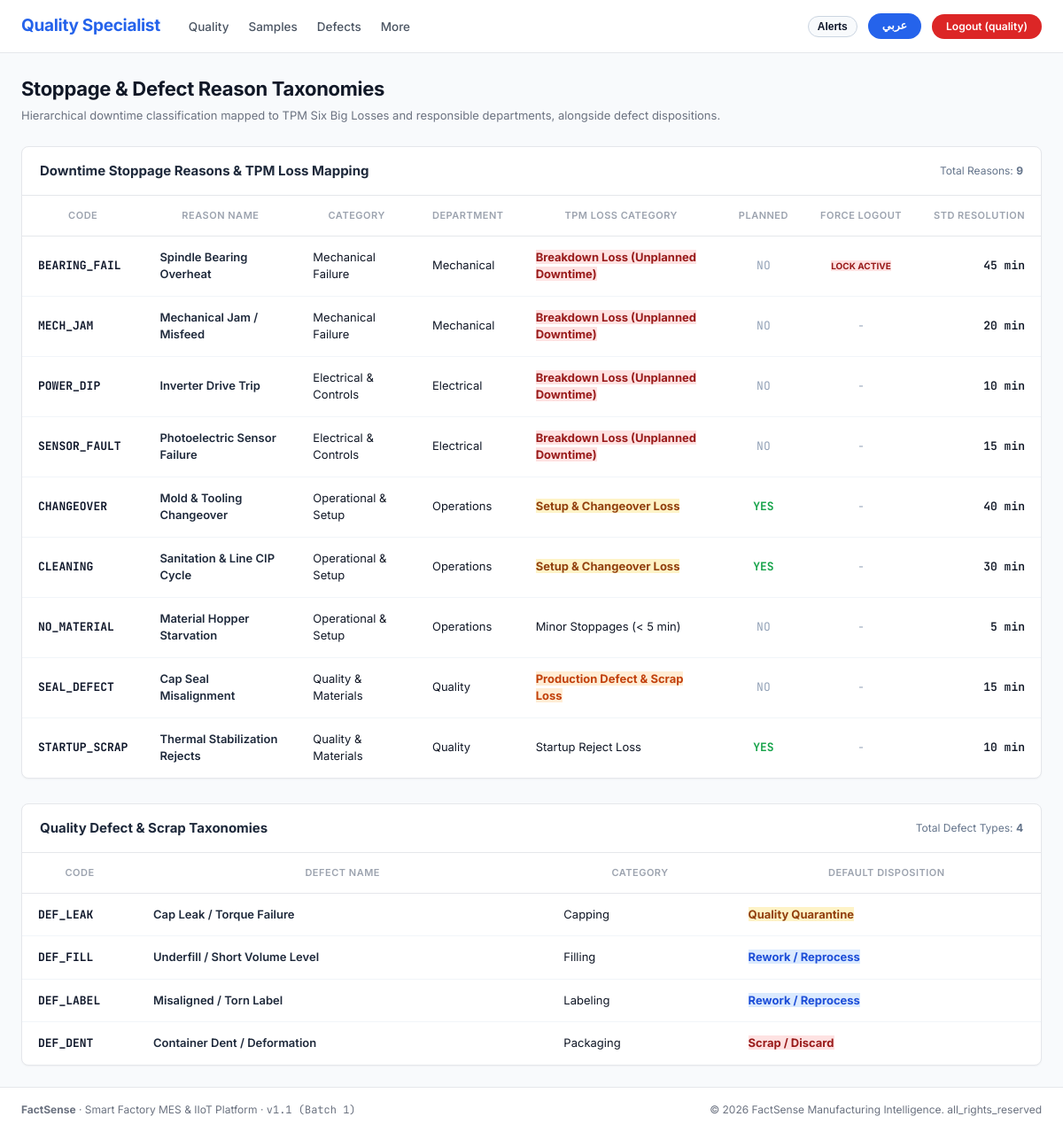
Page /masterdata/reasons/ (signed in) on the committed database.
### apps/accounts/models.py (models this page shows, shortened)
class Role(models.Model):
    code = models.CharField(max_length=50, unique=True, help_text="Canonical role slug")
    name = models.CharField(max_length=100, help_text="English title")
    name_ar = models.CharField(max_length=100, help_text="Arabic title")
    default_landing = models.CharField(max_length=100, help_text="Default URL landing path")
    description = models.TextField(blank=True)
    sequence = models.PositiveIntegerField(default=0)
    class Meta:
        ordering = ['sequence', 'code']

### apps/masterdata/models.py (models this page shows, shortened)
class StoppageReason(models.Model):
    id = models.UUIDField(primary_key=True, default=uuid.uuid4, editable=False)
    category = models.ForeignKey(ReasonCategory, on_delete=models.CASCADE, related_name='reasons')
    code = models.CharField(max_length=50, unique=True)
    name = models.CharField(max_length=150)
    name_ar = models.CharField(max_length=150, blank=True)
    tpm_loss_type = models.CharField(
        max_length=50,
        default='AVAILABILITY_BREAKDOWN',
        choices=[
            ('AVAILABILITY_BREAKDOWN', 'Breakdown Loss (Unplanned Downtime)'),
            ('AVAILABILITY_CHANGEOVER', 'Setup & Changeover Loss'),
            ('PERFORMANCE_MINOR_STOP', 'Minor Stoppages (< 5 min)'),
            ('PERFORMANCE_SPEED_LOSS', 'Reduced Speed Loss'),
            ('QUALITY_DEFECTS', 'Production Defect & Scrap Loss'),
            ('QUALITY_STARTUP_SCRAP', 'Startup Reject Loss'),
        ]
    )
    is_planned = models.BooleanField(default=False)
    force_logout = models.BooleanField(default=False, help_text='Force logout operator session during active lock')
    standard_resolution_min = models.PositiveIntegerField(default=15)
    class Meta:
        ordering = ['category__sequence', 'code']

class ReasonCategory(models.Model):
    id = models.UUIDField(primary_key=True, default=uuid.uuid4, editable=False)
    name = models.CharField(max_length=100)
    name_ar = models.CharField(max_length=100, blank=True)
    department = models.CharField(
        max_length=50,
        default='OPERATIONS',
        choices=[
            ('MECHANICAL', 'Mechanical'),
            ('ELECTRICAL', 'Electrical'),
            ('OPERATIONS', 'Operations'),
            ('QUALITY', 'Quality'),
            ('SUPPLY_CHAIN', 'Supply Chain'),
            ('SAFETY', 'Safety'),
            ('UTILITIES', 'Utilities'),
        ]
    )
    sequence = models.PositiveIntegerField(default=1)
    class Meta:
        verbose_name_plural = 'Reason Categories'
        ordering = ['sequence', 'name']

class DefectReason(models.Model):
    id = models.UUIDField(primary_key=True, default=uuid.uuid4, editable=False)
    code = models.CharField(max_length=50, unique=True)
    name = models.CharField(max_length=150)
    name_ar = models.CharField(max_length=150, blank=True)
    category = models.CharField(max_length=100, default='Packaging')
    default_disposition = models.CharField(
        max_length=20,
        default='SCRAP',
        choices=[
            ('SCRAP', 'Scrap / Discard'),
            ('REWORK', 'Rework / Reprocess'),
            ('QUARANTINE', 'Quality Quarantine'),
        ]
    )
    class Meta:
        ordering = ['code']

### apps/masterdata/views.py (the view)
# urls.py: path('reasons/', views.reasons_taxonomies_view, name='reasons_taxonomies'),
@role_required('planner', 'admin', 'quality', 'supervisor', 'maintenance')
def reasons_taxonomies_view(request):
    categories = ReasonCategory.objects.prefetch_related('reasons').all().order_by('sequence')
    stoppage_reasons = StoppageReason.objects.select_related('category').all().order_by('category__sequence', 'code')
    defect_reasons = DefectReason.objects.all().order_by('category', 'code')
    can_edit = request.active_role in ['planner', 'admin']
    context = {
        'categories': categories,
        'stoppage_reasons': stoppage_reasons,
        'defect_reasons': defect_reasons,
        'can_edit': can_edit,
    }
    return render(request, 'masterdata/reasons.html', context)

### templates/masterdata/reasons.html (shortened to what this page needs)
{% extends 'base.html' %}
{% load static i18n %}
{% block content %}
<div class="fs-content-container">
  <div class="fs-page-header">
    <div>
      <h1 class="fs-page-title">
        {% if is_rtl %}تصنيف أسباب التوقفات والعيوب الصناعية{% else %}Stoppage & Defect Reason Taxonomies{% endif %}
      </h1>
      <p class="fs-page-subtitle">
        {% if is_rtl %}
          تصنيف هرمي لأعطال الماكينات مرتبط بخسائر TPM الست الكبرى والمسؤولية الإدارية، وتصنيف عيوب الجودة وخيارات التصرف.
        {% else %}
          Hierarchical downtime classification mapped to TPM Six Big Losses and responsible departments, alongside defect dispositions.
        {% endif %}
      </p>
    </div>
  </div>
  <div class="fs-table-card" style="margin-bottom: 28px;">
    <div style="padding: 16px 20px; border-bottom: 1px solid #E5E7EB; display: flex; justify-content: space-between; align-items: center;">
      <h2 style="font-size: 15px; font-weight: 700; color: #1E293B;">
        {% if is_rtl %}دليل أسباب التوقفات ومطابقة خسائر TPM{% else %}Downtime Stoppage Reasons & TPM Loss Mapping{% endif %}
      </h2>
      <span style="font-size: 12px; color: #64748B;">Total Reasons: <strong>{{ stoppage_reasons.count }}</strong></span>
    </div>
    <div style="overflow-x: auto;">
      <table class="fs-table">
        <thead>
          <tr>
            <th style="width: 120px;">CODE</th>
            <th>REASON NAME</th>
            <th>CATEGORY</th>
            <th>DEPARTMENT</th>
            <th>TPM LOSS CATEGORY</th>
            <th style="text-align: center;">PLANNED</th>
            <th style="text-align: center;">FORCE LOGOUT</th>
            <th style="text-align: right;">STD RESOLUTION</th>
          </tr>
        </thead>
        <tbody>
          {% for r in stoppage_reasons %}
            <tr>
              <td class="font-mono" style="font-weight: 700; color: #0F172A;">{{ r.code }}</td>
              <td>
                <div style="font-weight: 600; color: #1E293B;">
                  {% if is_rtl and r.name_ar %}{{ r.name_ar }}{% else %}{{ r.name }}{% endif %}
                </div>
              </td>
              <td>
                <span class="fs-process-badge">{{ r.category.name }}</span>
              </td>
              <td>
                <span class="fs-role-tag">{{ r.category.get_department_display }}</span>
              </td>
              <td>
                <span class="fs-role-tag" style="{% if 'BREAKDOWN' in r.tpm_loss_type %}background: #FEE2E2; color: #991B1B; font-weight: 700;{% elif 'CHANGEOVER' in r.tpm_loss_type %}background: #FEF3C7; color: #92400E; font-weight: 700;{% elif 'DEFECT' in r.tpm_loss_type %}background: #FFEDD5; color: #C2410C; font-weight: 700;{% endif %}">
                  {{ r.get_tpm_loss_type_display }}
                </span>
              </td>
              <td style="text-align: center;">
                {% if r.is_planned %}
                  <span class="font-mono" style="font-weight: 700; color: #16A34A;">YES</span>
                {% else %}
                  <span class="font-mono" style="color: #94A3B8;">NO</span>
                {% endif %}
              </td>
              <td style="text-align: center;">
                {% if r.force_logout %}
                  <span class="fs-role-tag" style="background: #FEE2E2; color: #991B1B; font-weight: 700; font-size: 10px;">
                    LOCK ACTIVE
                  </span>
                {% else %}
                  <span style="color: #94A3B8;">-</span>
                {% endif %}
              </td>
              <td class="font-mono" style="text-align: right; font-weight: 600;">
                {{ r.standard_resolution_min }} min
              </td>
            </tr>
          {% empty %}
            <tr>
              <td colspan="8" style="text-align: center; padding: 36px; color: #64748B;">
                No stoppage reasons registered. Click "Add Stoppage Reason" to seed taxonomy.
              </td>
            </tr>
          {% endfor %}
        </tbody>
      </table>
    </div>
  </div>
  <div class="fs-table-card">
    <div style="padding: 16px 20px; border-bottom: 1px solid #E5E7EB; display: flex; justify-content: space-between; align-items: center;">
      <h2 style="font-size: 15px; font-weight: 700; color: #1E293B;">
        {% if is_rtl %}تصنيف عيوب الجودة والهالك{% else %}Quality Defect & Scrap Taxonomies{% endif %}
      </h2>
      <span style="font-size: 12px; color: #64748B;">Total Defect Types: <strong>{{ defect_reasons.count }}</strong></span>
    </div>
    <div style="overflow-x: auto;">
      <table class="fs-table">
        <thead>
          <tr>
            <th style="width: 130px;">CODE</th>
            <th>DEFECT NAME</th>
            <th>CATEGORY</th>
            <th>DEFAULT DISPOSITION</th>
          </tr>
        </thead>
        <tbody>
          {% for d in defect_reasons %}
            <tr>
              <td class="font-mono" style="font-weight: 700; color: #0F172A;">{{ d.code }}</td>
              <td>
                <div style="font-weight: 600; color: #1E293B;">
                  {% if is_rtl and d.name_ar %}{{ d.name_ar }}{% else %}{{ d.name }}{% endif %}
                </div>
              </td>
              <td><span class="fs-process-badge">{{ d.category }}</span></td>
              <td>
                <span class="fs-role-tag" style="{% if d.default_disposition == 'SCRAP' %}background: #FEE2E2; color: #991B1B; font-weight: 700;{% elif d.default_disposition == 'QUARANTINE' %}background: #FEF3C7; color: #92400E; font-weight: 700;{% else %}background: #DBEAFE; color: #1D4ED8; font-weight: 700;{% endif %}">
                  {{ d.get_default_disposition_display }}
                </span>
              </td>
            </tr>
          {% empty %}
            <tr>
              <td colspan="4" style="text-align: center; padding: 36px; color: #64748B;">
                No defect reasons configured. Click "Add Defect Reason" above.
              </td>
            </tr>
          {% endfor %}
        </tbody>
      </table>
    </div>
  </div>
</div>
{% endblock %}

### templates/components/navbar.html (shortened to what this page needs)
{% load static i18n %}
<header class="fs-navbar">
  <div class="fs-navbar-container">
    <div class="fs-navbar-left">
      <a href="{% url 'role_landing' %}" class="fs-brand-title">
        {% if active_role == 'planner' or active_role == 'admin' %}
          Master
        {% elif is_rtl and active_role_obj.name_ar %}
          {{ active_role_obj.name_ar }}
        {% else %}
          {{ active_role_obj.name|default:'FactSense' }}
        {% endif %}
      </a>
      <nav aria-label="Main Navigation">
        <ul class="fs-nav-links">
          {% if nav %}
            {% for item in nav.primary %}
              <li>
                <a href="{{ item.url }}" class="fs-nav-link {% if item.is_active %}active{% endif %}">
                  {{ item.label }}
                </a>
              </li>
            {% endfor %}
            {% if nav.has_more %}
              <li class="fs-dropdown">
                <a href="javascript:void(0)" class="fs-nav-link">
                  {% trans "More" %}
                </a>
              </li>
            {% endif %}
          {% endif %}
        </ul>
      </nav>
    </div>
    <div class="fs-navbar-right">
      {% if request.user.is_authenticated %}
        <button type="button" class="fs-pill-lang" onclick="toggleNotificationDrawer()" title="{% trans 'Real-Time Alerts Drawer' %}" style="background-color: #F8FAFC; color: #0F172A; border: 1px solid #CBD5E1; cursor: pointer; display: inline-flex; align-items: center; gap: 6px; padding: 4px 10px;">
          <span style="font-weight: 700; font-size: 12px;">{% trans "Alerts" %}</span>
        </button>
      {% endif %}
      {% if lang == 'ar' %}
        <a href="{% url 'set_language' %}?lang=en" class="fs-pill-lang" title="Switch to English">
          EN
        </a>
      {% else %}
        <a href="{% url 'set_language' %}?lang=ar" class="fs-pill-lang" title="التحويل إلى العربية">
          عربي
        </a>
      {% endif %}
      {% if request.user.is_authenticated %}
        <div class="fs-role-switch-wrap">
          <a href="{% url 'logout' %}" class="fs-pill-logout" title="{% trans 'Sign Out' %}">
            {% trans "Logout" %} ({{ active_role|default:'user' }})
          </a>
        </div>
      {% else %}
        <a href="{% url 'login' %}" class="fs-pill-logout" style="background-color: #2563EB;">
          {% trans "Sign In" %}
        </a>
      {% endif %}
    </div>
  </div>
</header>

### rows in the picture
Role: name "Quality Specialist", code "quality"
StoppageReason: code "BEARING_FAIL", name "Spindle Bearing Overheat", category.name "Mechanical Failure", category.department "Mechanical", tpm_loss_type "Breakdown Loss (Unplanned Downtime)", is_planned "NO", force_logout "LOCK ACTIVE", standard_resolution_min "45"
StoppageReason: code "MECH_JAM", name "Mechanical Jam / Misfeed", category.name "Mechanical Failure", category.department "Mechanical", tpm_loss_type "Breakdown Loss (Unplanned Downtime)", is_planned "NO", standard_resolution_min "20"
StoppageReason: code "POWER_DIP", name "Inverter Drive Trip", category.name "Electrical & Controls", category.department "Electrical", tpm_loss_type "Breakdown Loss (Unplanned Downtime)", is_planned "NO", standard_resolution_min "10"
StoppageReason: code "SENSOR_FAULT", name "Photoelectric Sensor Failure", category.name "Electrical & Controls", category.department "Electrical", tpm_loss_type "Breakdown Loss (Unplanned Downtime)", is_planned "NO", standard_resolution_min "15"
StoppageReason: code "CHANGEOVER", name "Mold & Tooling Changeover", category.name "Operational & Setup", category.department "Operations", tpm_loss_type "Setup & Changeover Loss", is_planned "YES", standard_resolution_min "40"
StoppageReason: code "CLEANING", name "Sanitation & Line CIP Cycle", category.name "Operational & Setup", category.department "Operations", tpm_loss_type "Setup & Changeover Loss", is_planned "YES", standard_resolution_min "30"
StoppageReason: code "NO_MATERIAL", name "Material Hopper Starvation", category.name "Operational & Setup", category.department "Operations", tpm_loss_type "Minor Stoppages (< 5 min)", is_planned "NO", standard_resolution_min "5"
StoppageReason: code "SEAL_DEFECT", name "Cap Seal Misalignment", category.name "Quality & Materials", category.department "Quality", tpm_loss_type "Production Defect & Scrap Loss", is_planned "NO", standard_resolution_min "15"
StoppageReason: code "STARTUP_SCRAP", name "Thermal Stabilization Rejects", category.name "Quality & Materials", category.department "Quality", tpm_loss_type "Startup Reject Loss", is_planned "YES", standard_resolution_min "10"
DefectReason: code "DEF_LEAK", name "Cap Leak / Torque Failure", category "Capping", default_disposition "Quality Quarantine"
DefectReason: code "DEF_FILL", name "Underfill / Short Volume Level", category "Filling", default_disposition "Rework / Reprocess"
DefectReason: code "DEF_LABEL", name "Misaligned / Torn Label", category "Labeling", default_disposition "Rework / Reprocess"
DefectReason: code "DEF_DENT", name "Container Dent / Deformation", category "Packaging", default_disposition "Scrap / Discard"

### other values in the picture
{{ item.label }} "Quality" "Samples" "Defects"
{{ stoppage_reasons.count }} "9"
{{ defect_reasons.count }} "4"
{{ BRAND_NAME }} "FactSense"
{{ BRAND_TAGLINE }} "Smart Factory MES & IIoT Platform"
{{ APP_VERSION }} "v1.1 (Batch 1)"
{{ CURRENT_YEAR }} "2026"
{{ t.all_rights_reserved|default:'Industrial Grade MES' }} "all_rights_reserved"
